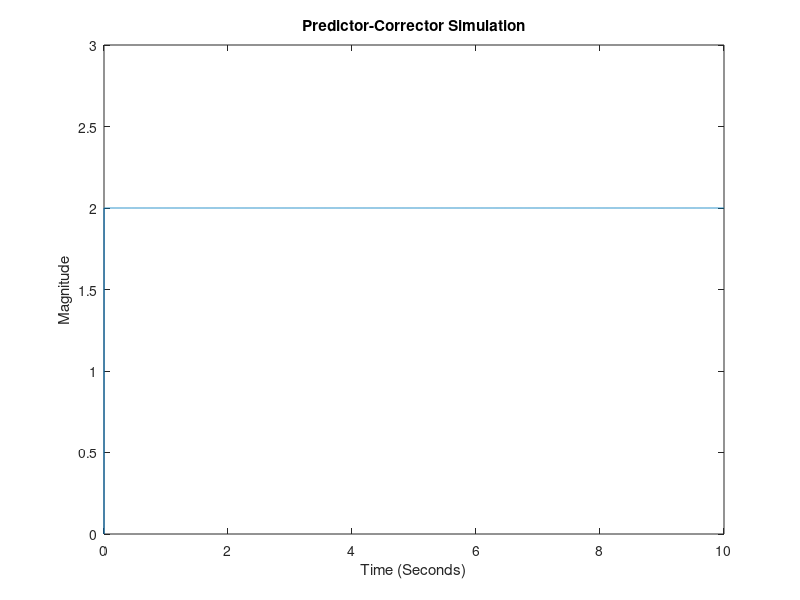

Write the MATLAB code that produced this figure.
% Midterm Exam: System Simulation
% Written by Josh Humphrey
% Problem 6

N = 10000;
T = 0.2;
t = linspace(0,10,N);
fx1c = zeros(1,N);
fx2c = zeros(1,N);
fx3c = zeros(1,N);

x1p = zeros(1,N);
x2p = zeros(1,N);
x3p = zeros(1,N);

fx1p = zeros(1,N);
fx2p = zeros(1,N);
fx3p = zeros(1,N);

x1c = zeros(1,N);
x2c = zeros(1,N);
x3c = zeros(1,N);

y = zeros(1,N);
u = ones(1,N);

% Initial Conditions
x1c(1) = 1;
x2c(1) = 1;
x3c(1) = 1;

for k = 1:N-1
    % Evaluate for prediction %
    fx1c(k) = -6.5*x1c(k)-14.4*x2c(k)-12*x3c(k)+u(k);
    fx2c(k) = x1c(k);
    fx3c(k) = x2c(k);
    % Predict %
    x1p(k+1) = x1c(k)+T*fx1c(k);
    x2p(k+1) = x2c(k)+T*fx2c(k);
    x3p(k+1) = x3c(k)+T*fx3c(k);
    % Evaluate for correction %
    fx1p(k+1) = -6.5*x1p(k+1)-14.4*x2p(k+1)-12*x3p(k+1)+u(k+1);
    fx2c(k+1) = x1p(k+1);
    fx3c(k+1) = x2p(k+1);
    % Correct %
    x1c(k+1) = x1c(k)+T*fx1p(k);
    x2c(k+1) = x2c(k)+T*fx2p(k);
    x3c(k+1) = x3c(k)+T*fx3p(k);
    
    % Output %
    y(k+1) = x2c(k+1)+x3c(k+1);
end

plot(t,y)
title('Predictor-Corrector Simulation')
xlabel('Time (Seconds)')
ylabel('Magnitude')
ylim([0 3])
